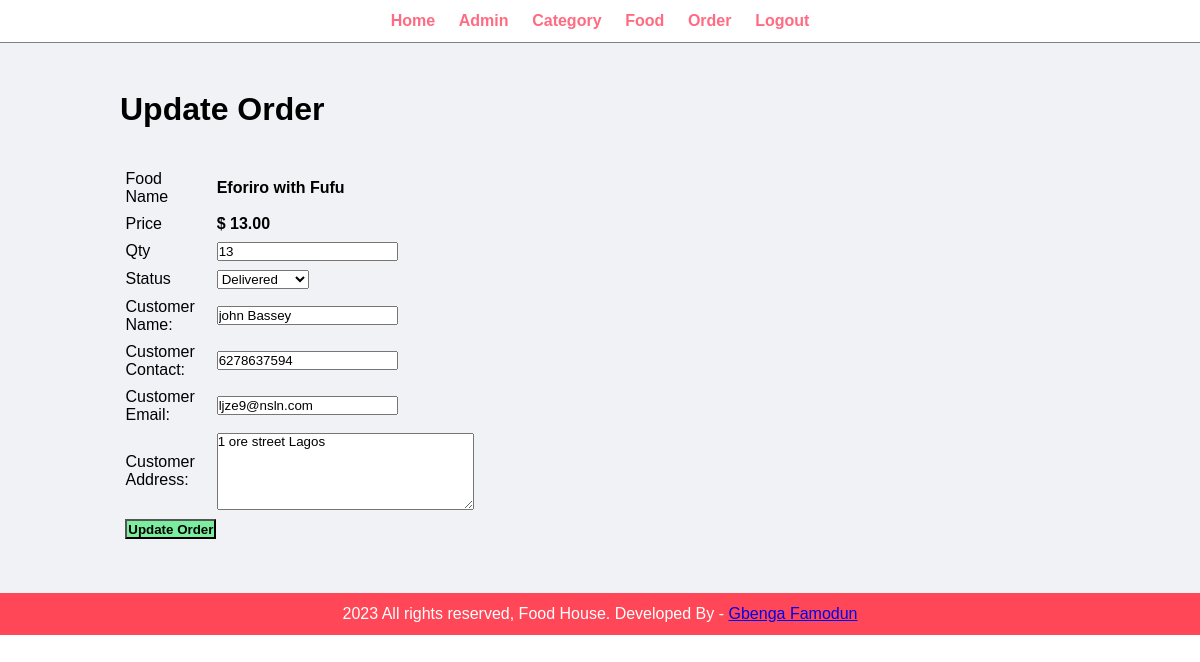
Page /admin/update-order.php?id=4 (signed in) on the committed database.
### tables this page shows
CREATE TABLE `tbl_order` (
  `id` int(10) UNSIGNED NOT NULL,
  `food` varchar(150) NOT NULL,
  `price` decimal(10,2) NOT NULL,
  `qty` int(11) NOT NULL,
  `total` decimal(10,2) NOT NULL,
  `order_date` datetime NOT NULL,
  `status` varchar(50) NOT NULL,
  `customer_name` varchar(150) NOT NULL,
  `customer_contact` varchar(20) NOT NULL,
  `customer_email` varchar(150) NOT NULL,
  `customer_address` varchar(255) NOT NULL
);

### admin/update-order.php (the view, shortened to what this page needs)
<?php include('partials/menu.php'); ?>
<div class="main-content">
    <div class="wrapper">
        <h1>Update Order</h1>
        <br><br>
        <?php
            if(isset($_GET['id']))
            {
                $id=$_GET['id'];
                $sql = "SELECT * FROM tbl_order WHERE id=$id";
                $res = mysqli_query($conn, $sql);
                $count = mysqli_num_rows($res);
                if($count==1)
                {
                    $row=mysqli_fetch_assoc($res);
                    $food = $row['food'];
                    $price = $row['price'];
                    $qty = $row['qty'];
                    $status = $row['status'];
                    $customer_name = $row['customer_name'];
                    $customer_contact = $row['customer_contact'];
                    $customer_email = $row['customer_email'];
                    $customer_address= $row['customer_address'];
                }
                else
                {
                    header('location:'.SITEURL.'admin/manage-order.php');
                }
            }
            else
            {
                header('location:'.SITEURL.'admin/manage-order.php');
            }
        ?>
        <form action="" method="POST">
            <table class="tbl-30">
                <tr>
                    <td>Food Name</td>
                    <td><b> <?php echo $food; ?> </b></td>
                </tr>
                <tr>
                    <td>Price</td>
                    <td>
                        <b> $ <?php echo $price; ?></b>
                    </td>
                </tr>
                <tr>
                    <td>Qty</td>
                    <td>
                        <input type="number" name="qty" value="<?php echo $qty; ?>">
                    </td>
                </tr>
                <tr>
                    <td>Status</td>
                    <td>
                        <select name="status">
                            <option <?php if($status=="Delivered"){echo "selected";} ?> value="Delivered">Delivered</option>
                        </select>
                    </td>
                </tr>
                <tr>
                    <td>Customer Name: </td>
                    <td>
                        <input type="text" name="customer_name" value="<?php echo $customer_name; ?>">
                    </td>
                </tr>
                <tr>
                    <td>Customer Contact: </td>
                    <td>
                        <input type="text" name="customer_contact" value="<?php echo $customer_contact; ?>">
                    </td>
                </tr>
                <tr>
                    <td>Customer Email: </td>
                    <td>
                        <input type="text" name="customer_email" value="<?php echo $customer_email; ?>">
                    </td>
                </tr>
                <tr>
                    <td>Customer Address: </td>
                    <td>
                        <textarea name="customer_address" cols="30" rows="5"><?php echo $customer_address; ?></textarea>
                    </td>
                </tr>
                <tr>
                    <td clospan="2">
                        <input type="submit" name="submit" value="Update Order" class="btn-secondary">
                    </td>
                </tr>
            </table>
        </form>
    </div>
</div>
<?php include('partials/footer.php'); ?>

### css/admin.css (style rules this page uses)
* { margin: 0; padding: 0; font-family: Arial, Helvetica, sans-serif; }
.wrapper { padding: 1%; width: 80%; margin: 0 auto; }
.tbl-30 { width: 30%; }
table tr td { padding: 1%; }
.btn-secondary { background-color: #7bed9f; padding: 1%; color: black; text-decoration: none; font-weight: bold; }
.main-content { background-color: #f1f2f6; padding: 3% 0; }

### rows in the picture
tbl_order: food "Eforiro with Fufu", price "13.00", qty "13", status "Delivered", customer_name "john Bassey", customer_contact "6278637594", customer_email "ljze9@nsln.com", customer_address "1 ore street Lagos"
